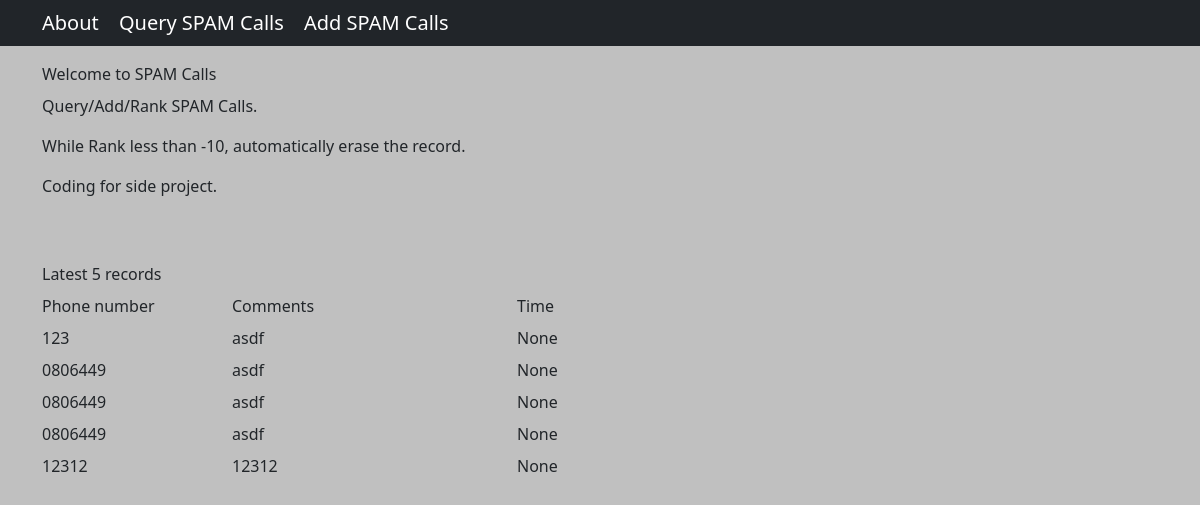
Before: /about with the older database file.
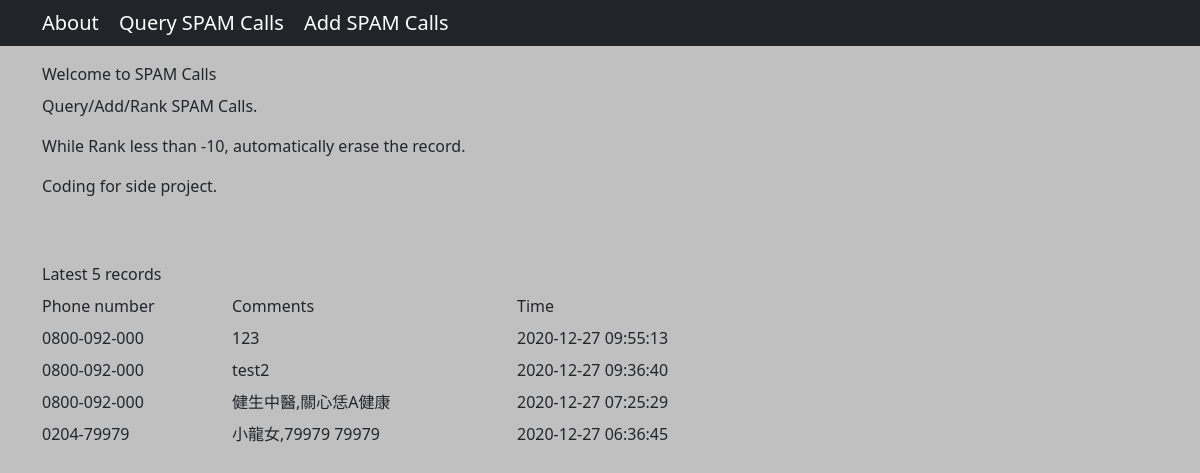
After: the same page with the newer database file.
### tables this page shows
CREATE TABLE calls (
            id INTEGER PRIMARY KEY AUTOINCREMENT,
            phone TEXT NOT NULL,
            comments TEXT NOT NULL,
            time TIMESTAMP DEFAULT CURRENT_TIMESTAMP,
            rank INTEGER DEFAULT 0
        );

### routes.py (the view)
@app.route("/")
@app.route("/about")
def index():
    sql = f"select * from calls order by id desc limit 5"
    if request.method == 'GET':
        try:
            con = sqlite3.connect(database)
            con.row_factory = sqlite3.Row
            cur = con.cursor()
            cur.execute(sql)
            data = cur.fetchall()
            con.close()
            msg = ""
        except:
            con.rollback()
            msg = "Operation error"
    else:
        return render_template("oops.html")
    if data == []:
        msg = None
        return render_template("result.html", action='query', msg=msg)
    return render_template("index.html", data=data)

### templates/index.html (shortened to what this page needs)
{% extends "template.html" %}
{% block main %}
<div class="container">
    <label class="form-label">Welcome to SPAM Calls</label>
    <p class="text-justify">Query/Add/Rank SPAM Calls.</p>
    <p class="text-justify">While Rank less than -10, automatically erase the record.</p>
    <p class="text-justify">Coding for side project.</p>
</div>
<div class="container">
    {% if msg != None%}
    <label class="form-label">Latest 5 records</label>
    <div class="row mb-2">
        <div class="col-md-2">Phone number</div>
        <div class="col-md-3">Comments</div>
        <div class="col-md-3">Time</div>
    </div>
    {% for rec in data %}
    <div class="row mb-2">
        <div class="col-md-2">{{ rec["phone"] }}</div>
        <div class="col-md-3">{{ rec["comments"] }}</div>
        <div class="col-md-3">{{ rec["time"] }}</div>
    </div>
    {% endfor %}
    {% endif %}
</div>
{% endblock %}

### templates/template.html (shortened to what this page needs)
<html>
<head>
    <link href="https://cdn.jsdelivr.net/npm/bootstrap@5.0.0-beta1/dist/css/bootstrap.min.css" rel="stylesheet"
>
</head>
<body>
    <main>
        <nav class="navbar navbar-dark bg-dark">
            <div class="container">
                <div class="navbar-header">
                    <a class="navbar-brand" href="/about">About</a>
                    <a class="navbar-brand" href="/query">Query SPAM Calls</a>
                    <a class="navbar-brand" href="/add">Add SPAM Calls</a>
                </div>
            </div>
        </nav>
        {% block main %}{% endblock %}
    </main>
</body>
</html>

### templates/template.html (style rules this page uses)
body { background: Silver !important; }

Changed rows visible on the page:
removed calls: phone "123", comments "asdf", time "None"
removed calls: phone "0806449", comments "asdf", time "None"
removed calls: phone "0806449", comments "asdf", time "None"
removed calls: phone "0806449", comments "asdf", time "None"
removed calls: phone "12312", comments "12312", time "None"
now on this page (row edited): calls: phone "0800-092-000", comments "123", time "2020-12-27 09:55:13"
now on this page (row edited): calls: phone "0800-092-000", comments "test2", time "2020-12-27 09:36:40"
now on this page (row edited): calls: phone "0800-092-000", comments "健生中醫,關心恁A健康", time "2020-12-27 07:25:29"
now on this page (row edited): calls: phone "0204-79979", comments "小龍女,79979 79979", time "2020-12-27 06:36:45"
